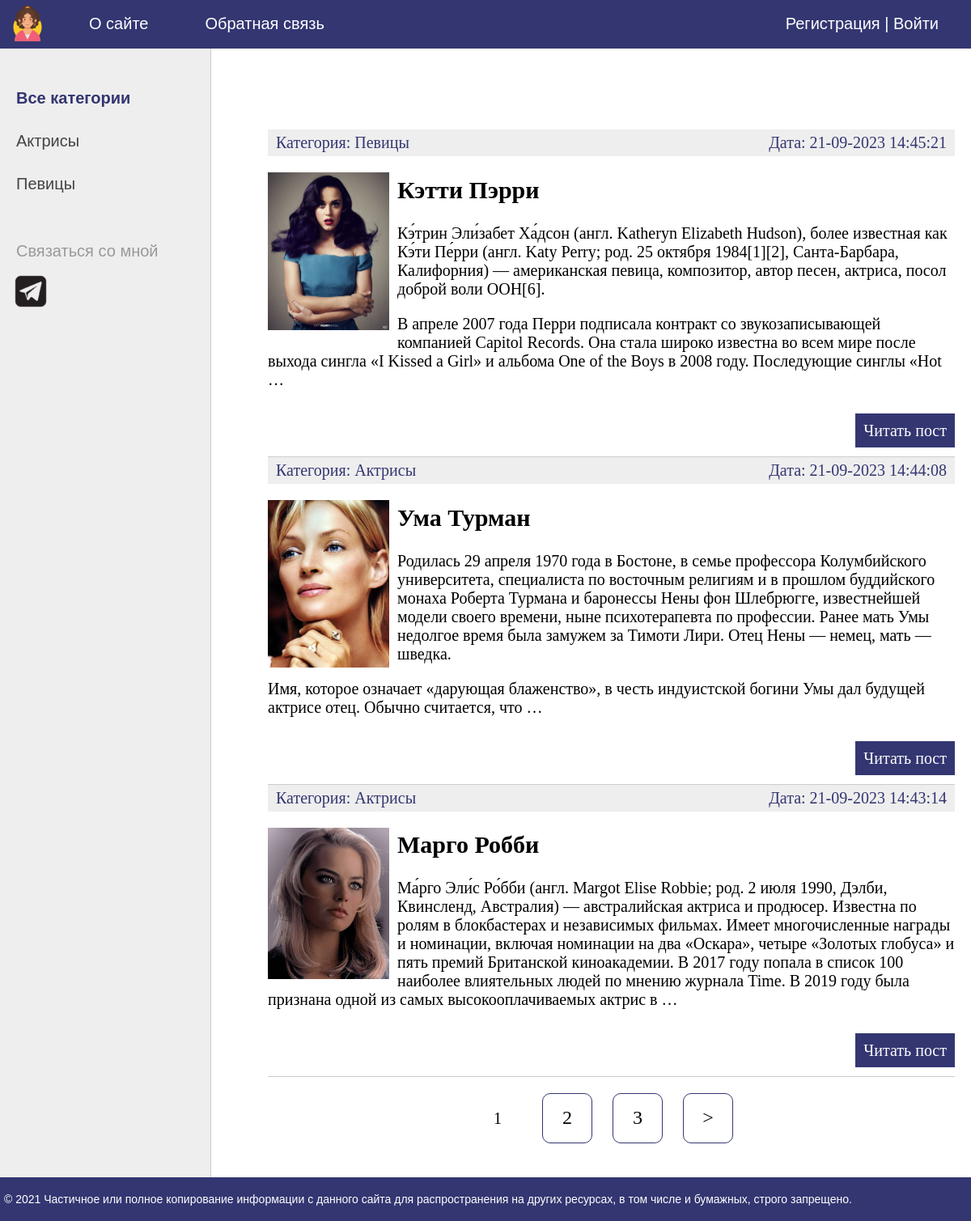
The page / on the database its author committed.
### women/models.py (models this page shows, shortened)
class Category(models.Model):
    name = models.CharField(max_length=100, db_index=True, verbose_name='Категория')
    slug = models.SlugField(max_length=255, unique=True, db_index=True, verbose_name='URL')
    def __str__(self):
        return self.name
    def get_absolute_url(self):
        return reverse('category', kwargs={'cat_slug': self.slug})
    class Meta:
        verbose_name = 'Категория'
        verbose_name_plural = 'Категории'
        ordering = ['id']

class Women(models.Model):
    title = models.CharField(max_length=255, verbose_name='Заголовок')
    slug = models.SlugField(max_length=255, unique=True, db_index=True, verbose_name='URL')
    content = models.TextField(blank=True, verbose_name='Текст статьи')
    photo = models.ImageField(upload_to='photos/%Y/%m/%d/', verbose_name='Фото')
    time_create = models.DateTimeField(auto_now=True, verbose_name='Время создания')
    time_update = models.DateTimeField(auto_now=True, verbose_name='Время изменения')
    is_published = models.BooleanField(default=True, verbose_name='Публикация')
    cat = models.ForeignKey('Category', on_delete=models.PROTECT, verbose_name='Категории')
    def get_absolute_url(self):
        return reverse('post', kwargs={'post_slug': self.slug})
    class Meta:
        verbose_name = 'Известные женщины'
        verbose_name_plural = 'Известные женщины'
        ordering = ['-time_create']

### women/views.py (the view)
# urls.py: path('', WomenHome.as_view(), name='home'),
class WomenHome(DataMixin, ListView):
    model = Women
    template_name = 'women/index.html'
    context_object_name = 'posts'
    def get_context_data(self, *, object_list=None, **kwargs):
        context = super().get_context_data(**kwargs)
        c_def = self.get_user_context(title='Главная страница')
        return dict(list(context.items()) + list(c_def.items()))
    def get_queryset(self):
        return Women.objects.filter(is_published=True)

### women/utils.py (called while the page is built)
    def get_user_context(self, **kwargs):
        context = kwargs
        cats = Category.objects.annotate(Count('women'))
        user_menu = menu.copy()
        if not self.request.user.is_authenticated:
            user_menu.pop(1)
        context['menu'] = user_menu
        context['cats'] = cats
        if 'cat_selected' not in context:
            context['cat_selected'] = 0
        return context

### women/templates/women/index.html (shortened to what this page needs)
{% extends 'women/base.html' %}
{% block content %}
<ul class="list-articles">
	{% for p in posts %}
			<li><div class="article-panel">
	<p class="first">Категория: {{p.cat}}</p>
	<p class="last">Дата: {{p.time_update|date:"d-m-Y H:i:s"}}</p>
</div>
{% if p.photo %}
	<p><img class="img-article-left thumb" src="{{p.photo.url}}"></p>
{% endif %}
				<h2>{{p.title}}</h2>
	{% autoescape off %}
	{{p.content|linebreaks|truncatewords:70}}
	{% endautoescape %}
			<p class="link-read-post"><a href="{{ p.get_absolute_url }}">Читать пост</a></p>
			</li>
	{% endfor %}
</ul>
{% endblock %}

### women/templates/women/base.html (shortened to what this page needs)
{% load static %}
{% load women_tags %}
<!DOCTYPE html>
<html>
<head>
	<link type="text/css" href="{% static 'women/css/styles.css' %}" rel="stylesheet" />
</head>
<body>
<table class="table-page" border=0 cellpadding="0" cellspacing="0">
<tr><td valign=top>
{% block mainmenu %}
		<div class="header">
			<ul id="mainmenu" class="mainmenu">
			<li class="logo"><a href="{% url 'home' %}"><div class="logo"></div></a></li>
{% for m in menu %}
			<li><a href="{% url m.url_name %}">{{m.title}}</a></li>
{% endfor %}
			{% if request.user.is_authenticated %}
			<li class="last">{{ user.username }} | <a href="{% url 'logout' %}">Выйти</a></li>
			{% else %}
			<li class="last"><a href="{% url 'register' %}">Регистрация</a> | <a href="{% url 'login' %}">Войти</a></li>
			{% endif %}
			</ul>
		</div>
{% endblock mainmenu %}
<table class="table-content" border=0 cellpadding="0" cellspacing="0">
<tr>
	<td valign="top" class="left-chapters">
	<ul id="leftchapters">
{% if cat_selected == 0 %}
		<li class="selected">Все категории</li>
{% else %}
		<li><a href="{% url 'home' %}">Все категории</a></li>
{% endif %}
{% for c in cats %}
{% if c.women__count > 0%}
		{% if c.pk == cat_selected %}
			<li class="selected">{{c.name}}</li>
		{% else %}
			<li><a href="{{ c.get_absolute_url }}">{{ c.name }}</a></li>
		{% endif %}
{% endif %}
{% endfor %}
		<li class="share">
		<p>Связаться со мной</p>
		<a class="share-yt" href="https://t.me/stmarusin" target="_blank" rel="nofollow"></a>
		</li>
	</ul>
</td>
<td valign="top" class="content">
	<div class="content-text">
{% block content %}
{% endblock %}
{% if page_obj.has_other_pages %}
<nav class="list-pages">
	<ul>
		{% for p in paginator.page_range %}
		{% if page_obj.number == p %}
		<li class="page-num page-num-selected">{{ p }}</li>
		{% elif p >= page_obj.number|add:-2 and p <= page_obj.number|add:2 %}
		<li class="page-num">
			<a href="?page={{ p }}">{{ p }}</a>
		</li>
		{% endif %}
		{% endfor %}
{% if page_obj.has_next %}
	<li class="page-num">
		<a href="?page={{ page_obj.next_page_number }}">&gt;</a>
	</li>
{% endif %}
	</ul>
</nav>
{% endif %}
	</div>
</td></tr></table>
</td></tr>
<tr><td valign=top>
	<div id="footer">
		<p>&copy; 2021 Частичное или полное копирование информации с данного сайта для распространения на других ресурсах, в том числе и бумажных, строго запрещено.</p>
	</div>
</td></tr></table>
</body>
</html>

### women/static/women/css/styles.css (style rules this page uses)
html, body { font-family: 'Arial'; margin: 0; padding: 0; height: 100%; width: 100%; color: #444; }
a { color: #0059b2; text-decoration: none; }
img { max-width: 600px; height: auto; }
img.img-article-left { max-width: 300px; height: auto; float: left; padding: 0 10px 10px 0; }
img.img-article-left.thumb { max-width: 150px; height: auto; }
p.link-read-post { text-align: right; }
p.link-read-post a { padding: 10px; min-width: 100px; background: #333671; color: #fff; text-decoration: none; }
div.article-panel { background: #eee; padding: 5px 10px 5px 10px; box-sizing: border-box; overflow: hidden; color: #333671; }
div.article-panel p.first { margin: 0; float: left; }
div.article-panel p.last { margin: 0; float: right; }
ul.list-articles { list-style: none; margin: 0; padding: 0; }
ul.list-articles li { border-bottom: 1px solid #ccc; }
.table-page { width: 100%; height: 100%; vertical-align: top; }
.table-page tr { height: 100%; }
.header { background: #333671; height: 60px; }
.logo { background: url('../images/logo2.png') no-repeat 10px 5px; width: 80px; height: 60px; }
ul.mainmenu { list-style: none; margin: 0; padding: 0; height: 60px; color: #fff; font-size: 20px; overflow: hidden; }
ul.mainmenu li { float: left; margin: 18px 40px 0 30px; }
ul.mainmenu li.logo { margin: 0; }
ul.mainmenu li.last { float: right; }
ul.mainmenu li a { color: #fff; text-decoration: none; }
.table-content { width: 100%; min-height: 100%; height: 100%; }
.left-chapters { margin: 0; background: #eee; border-right: 1px solid #ccc; min-height: 100%; }
.left-chapters ul { width: 230px; min-height: 100%; margin: 0; padding: 20px 10px 10px 20px; list-style: none; font-size: 20px; }
.left-chapters ul li { margin: 30px 0 0 0; color: #999; }
.left-chapters ul li.selected { color: #333671; font-weight: Bold; }
.left-chapters ul li a { color: #444; text-decoration: none; }
.left-chapters ul li.share { margin: 60px 30px 0px 0px; }
.left-chapters ul li.share p { margin: 30px 0 0px 0; }
.left-chapters ul li.share a { display: inline-block; width: 40px; height: 40px; margin: -10px 10px 0 0; }
.left-chapters ul li.share a.share-yt { width: 75px; height: 75px; margin-left: -30px; background: url('../images/m_tg4.png') no-repeat 0 0 }
.content { padding: 40px 20px 20px 40px; width: 100%; box-sizing: border-box; }
.content-text { margin: 60px 0 0 30px; color: #000; font-size: 20px; font-family: Yandex Sans Display Light; }
#footer { box-sizing: border-box; background: #333671; padding: 5px; color: #fff; font-size: 14px; font-family: Verdana, Geneva, Arial, Helvetica; text-align: left; overflow: hidden; }
.list-pages { text-align: center; margin: 0 0 20px 0; }
.list-pages ul { margin: 20px 0 0 0; padding: 0; list-style: none; }
.list-pages ul li { display: inline-block; margin: 0 20px 0 0; }
.list-pages a { color: #000; font-size: 24px; text-decoration: none; }
.list-pages .page-num, .page-num-selected { display: inline-block; width: 60px; height: 44px; padding: 16px 0 0 0; border: 1px solid #333671; border-radius: 10px; }
.list-pages .page-num-selected { border: none; color: #000; font-size: 20px; }

### rows shown on the page
Category: name "Актрисы"
Category: name "Певицы"
Women: cat "Певицы", time_update "21-09-2023 14:45:21", photo (picture), title "Кэтти Пэрри", content "Кэ́трин Эли́забет Ха́дсон (англ. Katheryn Elizabeth Hudson), более известная как Кэ́ти Пе́рри (англ. Katy Perry; род. 25 октября 1984[1][2], Санта-Барбара, Калифорния) — американская певица, композитор, автор песен, актриса, посол доброй воли ООН[6]. В апреле 2007 года Перри подписала контракт со звукозаписывающей компанией Capitol Records. Она стала широко известна во всем мире после выхода сингла «I Kissed a Girl» и альбома One of the Boys в 2008 году. Последующие синглы «Hot …"
Women: cat "Актрисы", time_update "21-09-2023 14:44:08", photo (picture), title "Ума Турман", content "Родилась 29 апреля 1970 года в Бостоне, в семье профессора Колумбийского университета, специалиста по восточным религиям и в прошлом буддийского монаха Роберта Турмана и баронессы Нены фон Шлебрюгге, известнейшей модели своего времени, ныне психотерапевта по профессии. Ранее мать Умы недолгое время была замужем за Тимоти Лири. Отец Нены — немец, мать — шведка. Имя, которое означает «дарующая блаженство», в честь индуистской богини Умы дал будущей актрисе отец. Обычно считается, что …"
Women: cat "Актрисы", time_update "21-09-2023 14:43:14", photo (picture), title "Марго Робби", content "Ма́рго Эли́с Ро́бби (англ. Margot Elise Robbie; род. 2 июля 1990, Дэлби, Квинсленд, Австралия) — австралийская актриса и продюсер. Известна по ролям в блокбастерах и независимых фильмах. Имеет многочисленные награды и номинации, включая номинации на два «Оскара», четыре «Золотых глобуса» и пять премий Британской киноакадемии. В 2017 году попала в список 100 наиболее влиятельных людей по мнению журнала Time. В 2019 году была признана одной из самых высокооплачиваемых актрис в …"

### other values the page prints
{{ m.title }} "О сайте" "Обратная связь"
{{ p }} "1"
{{ p }} "2" "3"
